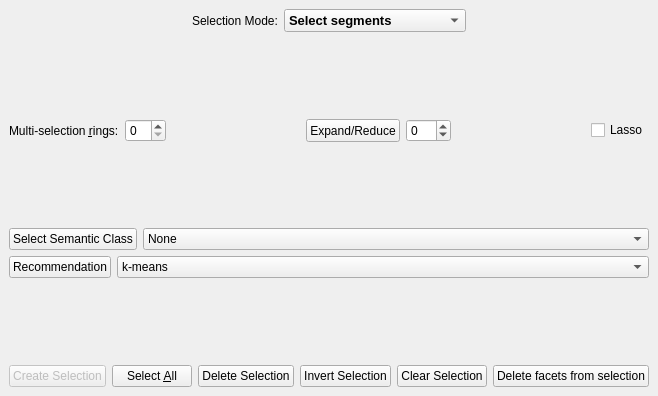
<?xml version="1.0" encoding="UTF-8"?>
<ui version="4.0">
 <class>Selection</class>
 <widget class="QDockWidget" name="Selection">
  <property name="geometry">
   <rect>
    <x>0</x>
    <y>0</y>
    <width>608</width>
    <height>396</height>
   </rect>
  </property>
  <property name="sizePolicy">
   <sizepolicy hsizetype="Expanding" vsizetype="Expanding">
    <horstretch>0</horstretch>
    <verstretch>0</verstretch>
   </sizepolicy>
  </property>
  <property name="windowTitle">
   <string>Selection</string>
  </property>
  <widget class="QWidget" name="dockWidgetContents">
   <layout class="QVBoxLayout" name="verticalLayout_6">
    <item>
     <layout class="QVBoxLayout" name="verticalLayout_3">
      <item>
       <layout class="QHBoxLayout" name="horizontalLayout_3">
        <item>
         <layout class="QVBoxLayout" name="verticalLayout_2">
          <item>
           <layout class="QHBoxLayout" name="horizontalLayout_5">
            <item>
             <spacer name="horizontalSpacer">
              <property name="orientation">
               <enum>Qt::Horizontal</enum>
              </property>
              <property name="sizeHint" stdset="0">
               <size>
                <width>40</width>
                <height>20</height>
               </size>
              </property>
             </spacer>
            </item>
            <item>
             <widget class="QLabel" name="selection_mode">
              <property name="text">
               <string>Selection Mode:</string>
              </property>
             </widget>
            </item>
            <item>
             <widget class="QComboBox" name="Selection_type_combo_box">
              <property name="font">
               <font>
                <pointsize>10</pointsize>
                <weight>75</weight>
                <bold>true</bold>
                <underline>false</underline>
                <strikeout>false</strikeout>
                <stylestrategy>PreferDefault</stylestrategy>
                <kerning>false</kerning>
               </font>
              </property>
              <item>
               <property name="text">
                <string>Select segments</string>
               </property>
              </item>
              <item>
               <property name="text">
                <string>Edit inside one segment</string>
               </property>
              </item>
             </widget>
            </item>
            <item>
             <spacer name="horizontalSpacer_2">
              <property name="orientation">
               <enum>Qt::Horizontal</enum>
              </property>
              <property name="sizeHint" stdset="0">
               <size>
                <width>40</width>
                <height>20</height>
               </size>
              </property>
             </spacer>
            </item>
           </layout>
          </item>
          <item>
           <spacer name="verticalSpacer">
            <property name="orientation">
             <enum>Qt::Vertical</enum>
            </property>
            <property name="sizeHint" stdset="0">
             <size>
              <width>20</width>
              <height>40</height>
             </size>
            </property>
           </spacer>
          </item>
          <item>
           <layout class="QHBoxLayout" name="horizontalLayout">
            <item>
             <widget class="QLabel" name="label">
              <property name="text">
               <string>Multi-selection &amp;rings:</string>
              </property>
              <property name="buddy">
               <cstring>Brush_size_spin_box</cstring>
              </property>
             </widget>
            </item>
            <item>
             <widget class="QSpinBox" name="Brush_size_spin_box"/>
            </item>
            <item>
             <spacer name="horizontalSpacer_6">
              <property name="orientation">
               <enum>Qt::Horizontal</enum>
              </property>
              <property name="sizeHint" stdset="0">
               <size>
                <width>40</width>
                <height>20</height>
               </size>
              </property>
             </spacer>
            </item>
            <item>
             <widget class="QPushButton" name="Expand_reduce_button">
              <property name="sizePolicy">
               <sizepolicy hsizetype="Minimum" vsizetype="Minimum">
                <horstretch>0</horstretch>
                <verstretch>0</verstretch>
               </sizepolicy>
              </property>
              <property name="text">
               <string>Expand/Reduce</string>
              </property>
             </widget>
            </item>
            <item>
             <widget class="QSpinBox" name="Expand_reduce_spin_box">
              <property name="sizePolicy">
               <sizepolicy hsizetype="Minimum" vsizetype="Minimum">
                <horstretch>0</horstretch>
                <verstretch>0</verstretch>
               </sizepolicy>
              </property>
              <property name="minimum">
               <number>-50</number>
              </property>
              <property name="maximum">
               <number>50</number>
              </property>
             </widget>
            </item>
            <item>
             <spacer name="horizontalSpacer_3">
              <property name="orientation">
               <enum>Qt::Horizontal</enum>
              </property>
              <property name="sizeHint" stdset="0">
               <size>
                <width>40</width>
                <height>20</height>
               </size>
              </property>
             </spacer>
            </item>
            <item>
             <widget class="QCheckBox" name="lassoCheckBox">
              <property name="text">
               <string>Lasso</string>
              </property>
             </widget>
            </item>
           </layout>
          </item>
          <item>
           <spacer name="verticalSpacer_2">
            <property name="orientation">
             <enum>Qt::Vertical</enum>
            </property>
            <property name="sizeHint" stdset="0">
             <size>
              <width>20</width>
              <height>40</height>
             </size>
            </property>
           </spacer>
          </item>
          <item>
           <layout class="QHBoxLayout" name="horizontalLayout_4">
            <item>
             <widget class="QPushButton" name="SelectClasses">
              <property name="text">
               <string>Select Semantic Class</string>
              </property>
             </widget>
            </item>
            <item>
             <widget class="QComboBox" name="comboBox_2">
              <property name="sizePolicy">
               <sizepolicy hsizetype="Expanding" vsizetype="Fixed">
                <horstretch>0</horstretch>
                <verstretch>0</verstretch>
               </sizepolicy>
              </property>
              <item>
               <property name="text">
                <string>None</string>
               </property>
              </item>
             </widget>
            </item>
           </layout>
          </item>
          <item>
           <layout class="QHBoxLayout" name="horizontalLayout_6">
            <item>
             <widget class="QPushButton" name="Recommendation_button">
              <property name="text">
               <string>Recommendation</string>
              </property>
             </widget>
            </item>
            <item>
             <widget class="QComboBox" name="comboBox">
              <property name="sizePolicy">
               <sizepolicy hsizetype="Expanding" vsizetype="Fixed">
                <horstretch>0</horstretch>
                <verstretch>0</verstretch>
               </sizepolicy>
              </property>
              <item>
               <property name="text">
                <string>k-means</string>
               </property>
              </item>
              <item>
               <property name="text">
                <string>Region Growing（haven't implemented）</string>
               </property>
              </item>
              <item>
               <property name="text">
                <string>harmonic field（haven't implemented）</string>
               </property>
              </item>
             </widget>
            </item>
           </layout>
          </item>
          <item>
           <spacer name="verticalSpacer_3">
            <property name="orientation">
             <enum>Qt::Vertical</enum>
            </property>
            <property name="sizeHint" stdset="0">
             <size>
              <width>20</width>
              <height>40</height>
             </size>
            </property>
           </spacer>
          </item>
          <item>
           <layout class="QHBoxLayout" name="horizontalLayout_7">
            <item>
             <widget class="QPushButton" name="Create_selection_item_button">
              <property name="enabled">
               <bool>false</bool>
              </property>
              <property name="font">
               <font>
                <weight>50</weight>
                <italic>false</italic>
                <bold>false</bold>
               </font>
              </property>
              <property name="text">
               <string>Create Selection</string>
              </property>
             </widget>
            </item>
            <item>
             <widget class="QPushButton" name="Select_all_button">
              <property name="toolTip">
               <string extracomment="Select all simplices of Selection Type"/>
              </property>
              <property name="text">
               <string>Select &amp;All</string>
              </property>
             </widget>
            </item>
            <item>
             <widget class="QPushButton" name="Delete_selection_button">
              <property name="text">
               <string>Delete Selection</string>
              </property>
             </widget>
            </item>
            <item>
             <widget class="QPushButton" name="Inverse_selection_button">
              <property name="toolTip">
               <string extracomment="Invert selection for Selection Type"/>
              </property>
              <property name="text">
               <string>Invert Selection</string>
              </property>
             </widget>
            </item>
            <item>
             <widget class="QPushButton" name="Clear_all_button">
              <property name="toolTip">
               <string extracomment="Clear selection for All Types"/>
              </property>
              <property name="text">
               <string>Clear Selection</string>
              </property>
             </widget>
            </item>
            <item>
             <widget class="QPushButton" name="Delete_facets_from_selection">
              <property name="text">
               <string>Delete facets from selection</string>
              </property>
             </widget>
            </item>
           </layout>
          </item>
         </layout>
        </item>
       </layout>
      </item>
     </layout>
    </item>
   </layout>
  </widget>
 </widget>
 <resources/>
 <connections/>
</ui>
